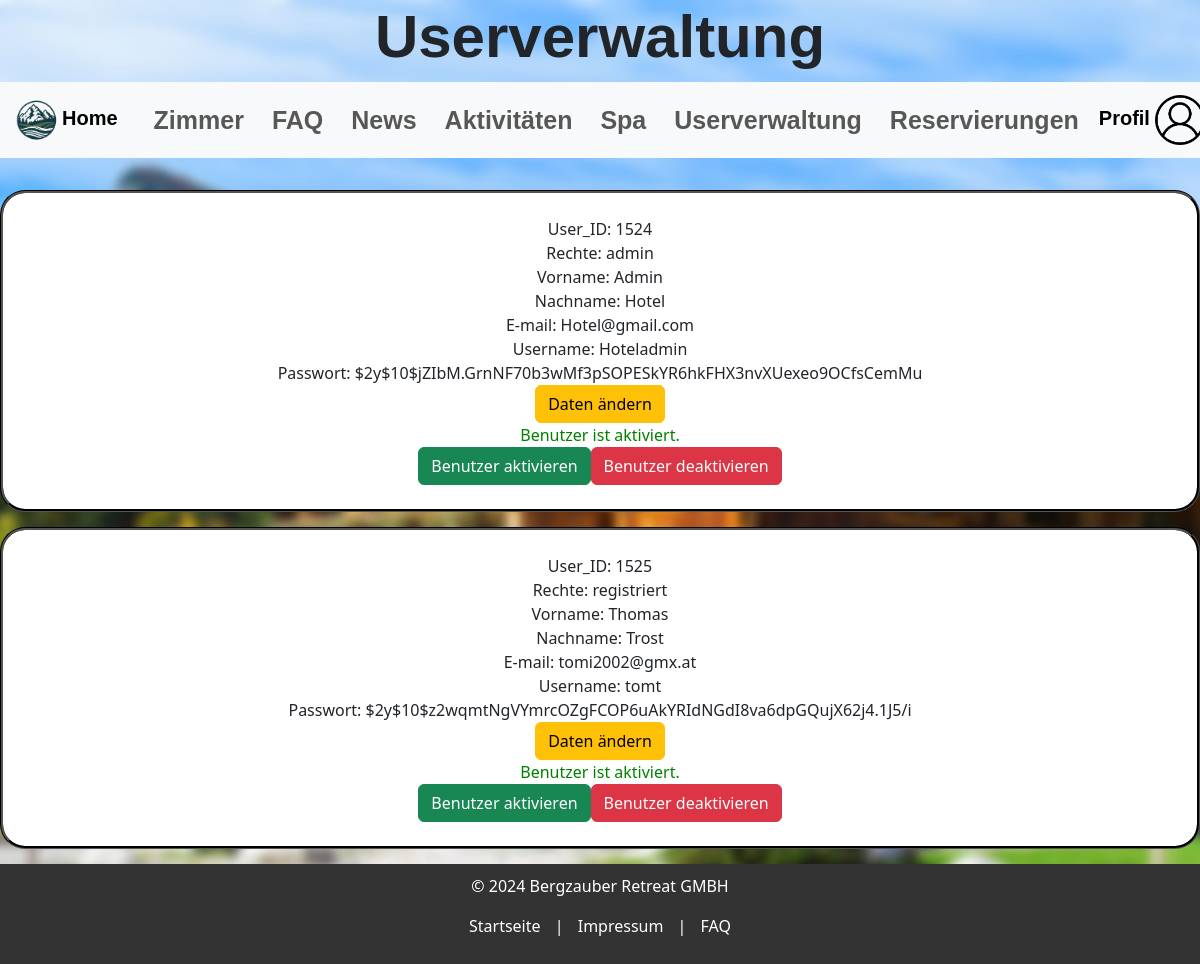
/php/userverwaltung.php (signed in), run on the app's committed database.
### tables this page shows
CREATE TABLE `user` (
  `userid` int(32) NOT NULL,
  `Aktiviert` tinyint(4) NOT NULL,
  `Rechte` varchar(32) NOT NULL,
  `Vorname` varchar(50) NOT NULL,
  `Nachname` varchar(50) NOT NULL,
  `Email` varchar(50) NOT NULL,
  `Username` varchar(32) NOT NULL,
  `Passwort` varchar(80) NOT NULL
);

### php/userverwaltung.php (the view, shortened to what this page needs)
<!DOCTYPE html>
<html lang="de">
<head>
    <?php include "../includes/header.php"; ?>
</head>
<header>
    <h1 class="title">Userverwaltung</h1>
</header>
<body>
    <?php
 include "../includes/nav.php";
    ?>
    <?php
        $sql = "SELECT * FROM user";
    $result = $conn->query($sql);
    if ($result->num_rows > 0) {
        while($row = $result->fetch_assoc()) {
            echo "<div class=';container'><form method='post'>";
            echo "User_ID: " . $row["userid"] . "<br>";
            echo "Rechte: " . $row["Rechte"] . "<br>";
            echo "Vorname: " . $row["Vorname"] . "<br>";
            echo "Nachname: " . $row["Nachname"] . "<br>";
            echo "E-mail: " . $row["Email"] . "<br>";
            echo "Username: " . $row["Username"] . "<br>";
            echo "Passwort: " . $row["Passwort"] . "<br>";
            echo '<a href="../php/userverwaltungchange.php?userid=' . $row["userid"] . '" class="btn btn-warning">Daten ändern</a><br>';
            if ($row["Aktiviert"] == 1) {
                echo "<a style='color: green'>Benutzer ist aktiviert.</a><br>";
            } else {
                echo "<a style='color: red; font-weight: bold'>Benutzer ist deaktiviert.</a><br>";
            }
            echo '<a href="../includes/activate_user.php?userid=' . $row["userid"] . '" class="btn btn-success">Benutzer aktivieren</a>';
            echo '<a href="../includes/deactivate_user.php?userid=' . $row["userid"] . '" class="btn btn-danger">Benutzer deaktivieren</a>';
            echo "</form></div>";
        }
    } else {
        echo "Keine Benutzer gefunden.";
    }
    ?>
<?php include "../includes/footer.php"; ?>
</body>
</html>

### css/stylesheet.css (style rules this page uses)
h1 { padding-top: 0.02em; text-align: center; font-family: sans-serif, Arial; padding-bottom: 0.02em; }
.btn, .btn-primary { align-content: center; max-height: 6vh; }
form { background-color: white; border-style: groove; border-color: black; border-radius: 25px; padding: 3vh 10vw; text-align: center; margin-bottom: 15px; }
body { margin: 0; padding: 0; min-height: 100vh; background-image: url('../res/img/Hotel.jpg'); background-size: cover; background-attachment: fixed; background-position: center; background-repeat: no-repeat; }
.title { font-size: 5vw; font-weight: bolder; }
a { flex: 1 0 0; }

### data on the page
user: userid "1524", Rechte "admin", Vorname "Admin", Nachname "Hotel", Email "Hotel@gmail.com", Username "Hoteladmin", Passwort "$2y$10$jZIbM.GrnNF70b3wMf3pSOPESkYR6hkFHX3nvXUexeo9OCfsCemMu", Aktiviert "Benutzer ist aktiviert."
user: userid "1525", Rechte "registriert", Vorname "Thomas", Nachname "Trost", Email "tomi2002@gmx.at", Username "tomt", Passwort "$2y$10$z2wqmtNgVYmrcOZgFCOP6uAkYRIdNGdI8va6dpGQujX62j4.1J5/i", Aktiviert "Benutzer ist aktiviert."
